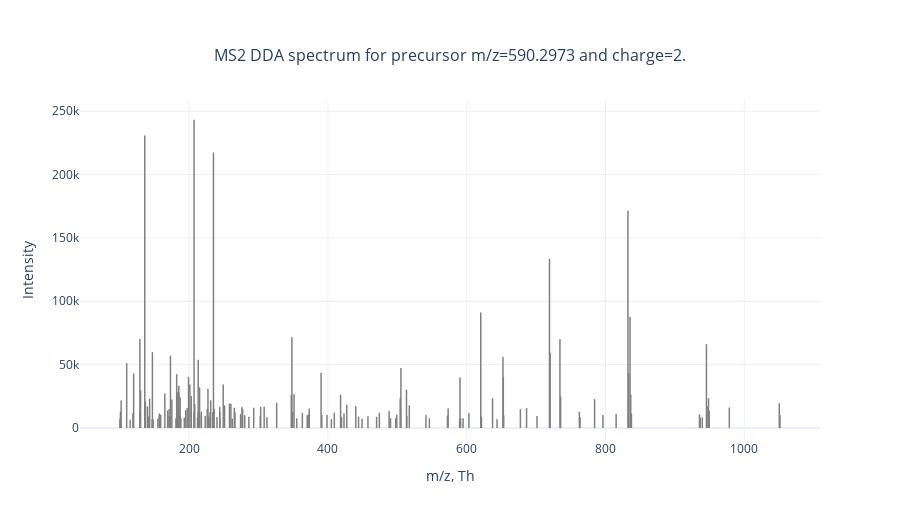

Write notebook code for a chart like this one.
### Code cell
# let's plot the MS2 spectra acquired at 50.0019 min for the precursor m/z = 590.2973
plot_mass_spectra(
    mz_values=df_ms2[df_ms2.scan == 61885].mz_values.values[0], 
    intensity_values=df_ms2[df_ms2.scan == 61885].intensity_values.values[0],
    title=f"MS2 DDA spectrum for precursor m/z={df_ms2[df_ms2.scan == 61885].prec_mono_mz.values[0]} and charge={df_ms2[df_ms2.scan == 61885].prec_charge.values[0]}."
).show(config=utils.config)

### Figure 1 — Plotly figure (JSON) as saved in the notebook; plotly's stock layout.template omitted (floating-point values rounded to 4 significant figures; data arrays with more than 128 entries replaced by an {"elided": "..."} marker saying what was removed)
{"data": [{"hovertemplate": "<b>m/z:</b> %{x};<br><b>Intensity:</b> %{y}.", "marker": {"color": "grey", "size": 1}, "mode": "markers", "name": "", "showlegend": false, "type": "scatter", "x": {"elided": "170 float values"}, "y": {"elided": "170 int values"}}], "layout": {"height": 520, "hovermode": "closest", "legend": {"orientation": "h", "x": 1, "xanchor": "right", "y": 1.01, "yanchor": "bottom"}, "shapes": [{"line": {"color": "grey", "width": 1.5}, "type": "line", "x0": 100.4, "x1": 100.4, "xref": "x", "y0": 0, "y1": 7199, "yref": "y"}, {"line": {"color": "grey", "width": 1.5}, "type": "line", "x0": 101.1, "x1": 101.1, "xref": "x", "y0": 0, "y1": 12615, "yref": "y"}, {"line": {"color": "grey", "width": 1.5}, "type": "line", "x0": 101.1, "x1": 101.1, "xref": "x", "y0": 0, "y1": 6445, "yref": "y"}, {"line": {"color": "grey", "width": 1.5}, "type": "line", "x0": 102.1, "x1": 102.1, "xref": "x", "y0": 0, "y1": 21390, "yref": "y"}, {"line": {"color": "grey", "width": 1.5}, "type": "line", "x0": 110.1, "x1": 110.1, "xref": "x", "y0": 0, "y1": 50917, "yref": "y"}, {"line": {"color": "grey", "width": 1.5}, "type": "line", "x0": 115.1, "x1": 115.1, "xref": "x", "y0": 0, "y1": 6285, "yref": "y"}, {"line": {"color": "grey", "width": 1.5}, "type": "line", "x0": 119.0, "x1": 119.0, "xref": "x", "y0": 0, "y1": 11642, "yref": "y"}, {"line": {"color": "grey", "width": 1.5}, "type": "line", "x0": 120.1, "x1": 120.1, "xref": "x", "y0": 0, "y1": 42710, "yref": "y"}, {"line": {"color": "grey", "width": 1.5}, "type": "line", "x0": 129.1, "x1": 129.1, "xref": "x", "y0": 0, "y1": 12219, "yref": "y"}, {"line": {"color": "grey", "width": 1.5}, "type": "line", "x0": 129.1, "x1": 129.1, "xref": "x", "y0": 0, "y1": 69930, "yref": "y"}, {"line": {"color": "grey", "width": 1.5}, "type": "line", "x0": 130.1, "x1": 130.1, "xref": "x", "y0": 0, "y1": 29630, "yref": "y"}, {"line": {"color": "grey", "width": 1.5}, "type": "line", "x0": 136.1, "x1": 136.1, "xref": "x", "y0": 0, "y1": 11195, "yref": "y"}, {"line": {"color": "grey", "width": 1.5}, "type": "line", "x0": 136.1, "x1": 136.1, "xref": "x", "y0": 0, "y1": 230662, "yref": "y"}, {"line": {"color": "grey", "width": 1.5}, "type": "line", "x0": 137.1, "x1": 137.1, "xref": "x", "y0": 0, "y1": 20749, "yref": "y"}, {"line": {"color": "grey", "width": 1.5}, "type": "line", "x0": 140.1, "x1": 140.1, "xref": "x", "y0": 0, "y1": 16678, "yref": "y"}, {"line": {"color": "grey", "width": 1.5}, "type": "line", "x0": 141.1, "x1": 141.1, "xref": "x", "y0": 0, "y1": 8762, "yref": "y"}, {"line": {"color": "grey", "width": 1.5}, "type": "line", "x0": 143.1, "x1": 143.1, "xref": "x", "y0": 0, "y1": 22936, "yref": "y"}, {"line": {"color": "grey", "width": 1.5}, "type": "line", "x0": 146.7, "x1": 146.7, "xref": "x", "y0": 0, "y1": 6765, "yref": "y"}, {"line": {"color": "grey", "width": 1.5}, "type": "line", "x0": 147.1, "x1": 147.1, "xref": "x", "y0": 0, "y1": 59728, "yref": "y"}, {"line": {"color": "grey", "width": 1.5}, "type": "line", "x0": 148.1, "x1": 148.1, "xref": "x", "y0": 0, "y1": 6422, "yref": "y"}, {"line": {"color": "grey", "width": 1.5}, "type": "line", "x0": 155.1, "x1": 155.1, "xref": "x", "y0": 0, "y1": 7168, "yref": "y"}, {"line": {"color": "grey", "width": 1.5}, "type": "line", "x0": 157.1, "x1": 157.1, "xref": "x", "y0": 0, "y1": 9064, "yref": "y"}, {"line": {"color": "grey", "width": 1.5}, "type": "line", "x0": 157.1, "x1": 157.1, "xref": "x", "y0": 0, "y1": 11202, "yref": "y"}, {"line": {"color": "grey", "width": 1.5}, "type": "line", "x0": 158.1, "x1": 158.1, "xref": "x", "y0": 0, "y1": 8921, "yref": "y"}, {"line": {"color": "grey", "width": 1.5}, "type": "line", "x0": 159.1, "x1": 159.1, "xref": "x", "y0": 0, "y1": 10291, "yref": "y"}, {"line": {"color": "grey", "width": 1.5}, "type": "line", "x0": 165.1, "x1": 165.1, "xref": "x", "y0": 0, "y1": 27072, "yref": "y"}, {"line": {"color": "grey", "width": 1.5}, "type": "line", "x0": 169.1, "x1": 169.1, "xref": "x", "y0": 0, "y1": 13578, "yref": "y"}, {"line": {"color": "grey", "width": 1.5}, "type": "line", "x0": 171.1, "x1": 171.1, "xref": "x", "y0": 0, "y1": 9022, "yref": "y"}, {"line": {"color": "grey", "width": 1.5}, "type": "line", "x0": 171.1, "x1": 171.1, "xref": "x", "y0": 0, "y1": 14628, "yref": "y"}, {"line": {"color": "grey", "width": 1.5}, "type": "line", "x0": 173.1, "x1": 173.1, "xref": "x", "y0": 0, "y1": 8520, "yref": "y"}, {"line": {"color": "grey", "width": 1.5}, "type": "line", "x0": 173.1, "x1": 173.1, "xref": "x", "y0": 0, "y1": 56874, "yref": "y"}, {"line": {"color": "grey", "width": 1.5}, "type": "line", "x0": 175.1, "x1": 175.1, "xref": "x", "y0": 0, "y1": 22173, "yref": "y"}, {"line": {"color": "grey", "width": 1.5}, "type": "line", "x0": 181.1, "x1": 181.1, "xref": "x", "y0": 0, "y1": 7372, "yref": "y"}, {"line": {"color": "grey", "width": 1.5}, "type": "line", "x0": 182.1, "x1": 182.1, "xref": "x", "y0": 0, "y1": 42208, "yref": "y"}, {"line": {"color": "grey", "width": 1.5}, "type": "line", "x0": 183.1, "x1": 183.1, "xref": "x", "y0": 0, "y1": 27900, "yref": "y"}, {"line": {"color": "grey", "width": 1.5}, "type": "line", "x0": 185.1, "x1": 185.1, "xref": "x", "y0": 0, "y1": 33111, "yref": "y"}, {"line": {"color": "grey", "width": 1.5}, "type": "line", "x0": 185.1, "x1": 185.1, "xref": "x", "y0": 0, "y1": 8534, "yref": "y"}, {"line": {"color": "grey", "width": 1.5}, "type": "line", "x0": 185.2, "x1": 185.2, "xref": "x", "y0": 0, "y1": 27786, "yref": "y"}, {"line": {"color": "grey", "width": 1.5}, "type": "line", "x0": 186.1, "x1": 186.1, "xref": "x", "y0": 0, "y1": 9850, "yref": "y"}, {"line": {"color": "grey", "width": 1.5}, "type": "line", "x0": 187.1, "x1": 187.1, "xref": "x", "y0": 0, "y1": 7892, "yref": "y"}, {"line": {"color": "grey", "width": 1.5}, "type": "line", "x0": 187.1, "x1": 187.1, "xref": "x", "y0": 0, "y1": 23993, "yref": "y"}, {"line": {"color": "grey", "width": 1.5}, "type": "line", "x0": 188.1, "x1": 188.1, "xref": "x", "y0": 0, "y1": 7566, "yref": "y"}, {"line": {"color": "grey", "width": 1.5}, "type": "line", "x0": 193.1, "x1": 193.1, "xref": "x", "y0": 0, "y1": 7854, "yref": "y"}, {"line": {"color": "grey", "width": 1.5}, "type": "line", "x0": 195.1, "x1": 195.1, "xref": "x", "y0": 0, "y1": 13809, "yref": "y"}, {"line": {"color": "grey", "width": 1.5}, "type": "line", "x0": 197.1, "x1": 197.1, "xref": "x", "y0": 0, "y1": 15595, "yref": "y"}, {"line": {"color": "grey", "width": 1.5}, "type": "line", "x0": 199.2, "x1": 199.2, "xref": "x", "y0": 0, "y1": 40075, "yref": "y"}, {"line": {"color": "grey", "width": 1.5}, "type": "line", "x0": 201.1, "x1": 201.1, "xref": "x", "y0": 0, "y1": 34114, "yref": "y"}, {"line": {"color": "grey", "width": 1.5}, "type": "line", "x0": 203.1, "x1": 203.1, "xref": "x", "y0": 0, "y1": 25048, "yref": "y"}, {"line": {"color": "grey", "width": 1.5}, "type": "line", "x0": 207.1, "x1": 207.1, "xref": "x", "y0": 0, "y1": 11941, "yref": "y"}, {"line": {"color": "grey", "width": 1.5}, "type": "line", "x0": 207.1, "x1": 207.1, "xref": "x", "y0": 0, "y1": 243072, "yref": "y"}, {"line": {"color": "grey", "width": 1.5}, "type": "line", "x0": 208.1, "x1": 208.1, "xref": "x", "y0": 0, "y1": 18776, "yref": "y"}, {"line": {"color": "grey", "width": 1.5}, "type": "line", "x0": 212.1, "x1": 212.1, "xref": "x", "y0": 0, "y1": 7998, "yref": "y"}, {"line": {"color": "grey", "width": 1.5}, "type": "line", "x0": 213.1, "x1": 213.1, "xref": "x", "y0": 0, "y1": 53708, "yref": "y"}, {"line": {"color": "grey", "width": 1.5}, "type": "line", "x0": 213.2, "x1": 213.2, "xref": "x", "y0": 0, "y1": 12456, "yref": "y"}, {"line": {"color": "grey", "width": 1.5}, "type": "line", "x0": 215.1, "x1": 215.1, "xref": "x", "y0": 0, "y1": 10469, "yref": "y"}, {"line": {"color": "grey", "width": 1.5}, "type": "line", "x0": 215.1, "x1": 215.1, "xref": "x", "y0": 0, "y1": 31717, "yref": "y"}, {"line": {"color": "grey", "width": 1.5}, "type": "line", "x0": 217.7, "x1": 217.7, "xref": "x", "y0": 0, "y1": 12585, "yref": "y"}, {"line": {"color": "grey", "width": 1.5}, "type": "line", "x0": 223.1, "x1": 223.1, "xref": "x", "y0": 0, "y1": 9451, "yref": "y"}, {"line": {"color": "grey", "width": 1.5}, "type": "line", "x0": 226.1, "x1": 226.1, "xref": "x", "y0": 0, "y1": 14835, "yref": "y"}, {"line": {"color": "grey", "width": 1.5}, "type": "line", "x0": 227.1, "x1": 227.1, "xref": "x", "y0": 0, "y1": 9293, "yref": "y"}, {"line": {"color": "grey", "width": 1.5}, "type": "line", "x0": 227.2, "x1": 227.2, "xref": "x", "y0": 0, "y1": 30775, "yref": "y"}, {"line": {"color": "grey", "width": 1.5}, "type": "line", "x0": 228.1, "x1": 228.1, "xref": "x", "y0": 0, "y1": 8481, "yref": "y"}, {"line": {"color": "grey", "width": 1.5}, "type": "line", "x0": 230.1, "x1": 230.1, "xref": "x", "y0": 0, "y1": 7261, "yref": "y"}, {"line": {"color": "grey", "width": 1.5}, "type": "line", "x0": 230.1, "x1": 230.1, "xref": "x", "y0": 0, "y1": 12276, "yref": "y"}, {"line": {"color": "grey", "width": 1.5}, "type": "line", "x0": 231.1, "x1": 231.1, "xref": "x", "y0": 0, "y1": 21675, "yref": "y"}, {"line": {"color": "grey", "width": 1.5}, "type": "line", "x0": 234.0, "x1": 234.0, "xref": "x", "y0": 0, "y1": 7390, "yref": "y"}, {"line": {"color": "grey", "width": 1.5}, "type": "line", "x0": 234.1, "x1": 234.1, "xref": "x", "y0": 0, "y1": 12480, "yref": "y"}, {"line": {"color": "grey", "width": 1.5}, "type": "line", "x0": 235.1, "x1": 235.1, "xref": "x", "y0": 0, "y1": 11155, "yref": "y"}, {"line": {"color": "grey", "width": 1.5}, "type": "line", "x0": 235.1, "x1": 235.1, "xref": "x", "y0": 0, "y1": 217207, "yref": "y"}, {"line": {"color": "grey", "width": 1.5}, "type": "line", "x0": 236.1, "x1": 236.1, "xref": "x", "y0": 0, "y1": 14828, "yref": "y"}, {"line": {"color": "grey", "width": 1.5}, "type": "line", "x0": 240.1, "x1": 240.1, "xref": "x", "y0": 0, "y1": 8463, "yref": "y"}, {"line": {"color": "grey", "width": 1.5}, "type": "line", "x0": 244.1, "x1": 244.1, "xref": "x", "y0": 0, "y1": 12709, "yref": "y"}, {"line": {"color": "grey", "width": 1.5}, "type": "line", "x0": 244.1, "x1": 244.1, "xref": "x", "y0": 0, "y1": 7578, "yref": "y"}, {"line": {"color": "grey", "width": 1.5}, "type": "line", "x0": 244.2, "x1": 244.2, "xref": "x", "y0": 0, "y1": 16274, "yref": "y"}, {"line": {"color": "grey", "width": 1.5}, "type": "line", "x0": 249.2, "x1": 249.2, "xref": "x", "y0": 0, "y1": 34116, "yref": "y"}, {"line": {"color": "grey", "width": 1.5}, "type": "line", "x0": 251.1, "x1": 251.1, "xref": "x", "y0": 0, "y1": 17500, "yref": "y"}, {"line": {"color": "grey", "width": 1.5}, "type": "line", "x0": 258.1, "x1": 258.1, "xref": "x", "y0": 0, "y1": 19026, "yref": "y"}, {"line": {"color": "grey", "width": 1.5}, "type": "line", "x0": 260.2, "x1": 260.2, "xref": "x", "y0": 0, "y1": 18872, "yref": "y"}, {"line": {"color": "grey", "width": 1.5}, "type": "line", "x0": 262.1, "x1": 262.1, "xref": "x", "y0": 0, "y1": 7123, "yref": "y"}, {"line": {"color": "grey", "width": 1.5}, "type": "line", "x0": 265.1, "x1": 265.1, "xref": "x", "y0": 0, "y1": 15707, "yref": "y"}, {"line": {"color": "grey", "width": 1.5}, "type": "line", "x0": 266.1, "x1": 266.1, "xref": "x", "y0": 0, "y1": 12140, "yref": "y"}, {"line": {"color": "grey", "width": 1.5}, "type": "line", "x0": 274.2, "x1": 274.2, "xref": "x", "y0": 0, "y1": 10746, "yref": "y"}, {"line": {"color": "grey", "width": 1.5}, "type": "line", "x0": 276.2, "x1": 276.2, "xref": "x", "y0": 0, "y1": 16309, "yref": "y"}, {"line": {"color": "grey", "width": 1.5}, "type": "line", "x0": 277.2, "x1": 277.2, "xref": "x", "y0": 0, "y1": 14695, "yref": "y"}, {"line": {"color": "grey", "width": 1.5}, "type": "line", "x0": 280.2, "x1": 280.2, "xref": "x", "y0": 0, "y1": 9852, "yref": "y"}, {"line": {"color": "grey", "width": 1.5}, "type": "line", "x0": 286.1, "x1": 286.1, "xref": "x", "y0": 0, "y1": 8558, "yref": "y"}, {"line": {"color": "grey", "width": 1.5}, "type": "line", "x0": 293.1, "x1": 293.1, "xref": "x", "y0": 0, "y1": 15753, "yref": "y"}, {"line": {"color": "grey", "width": 1.5}, "type": "line", "x0": 302.5, "x1": 302.5, "xref": "x", "y0": 0, "y1": 9371, "yref": "y"}, {"line": {"color": "grey", "width": 1.5}, "type": "line", "x0": 303.2, "x1": 303.2, "xref": "x", "y0": 0, "y1": 16534, "yref": "y"}, {"line": {"color": "grey", "width": 1.5}, "type": "line", "x0": 308.2, "x1": 308.2, "xref": "x", "y0": 0, "y1": 16457, "yref": "y"}, {"line": {"color": "grey", "width": 1.5}, "type": "line", "x0": 312.2, "x1": 312.2, "xref": "x", "y0": 0, "y1": 8245, "yref": "y"}, {"line": {"color": "grey", "width": 1.5}, "type": "line", "x0": 326.2, "x1": 326.2, "xref": "x", "y0": 0, "y1": 19631, "yref": "y"}, {"line": {"color": "grey", "width": 1.5}, "type": "line", "x0": 347.2, "x1": 347.2, "xref": "x", "y0": 0, "y1": 25900, "yref": "y"}, {"line": {"color": "grey", "width": 1.5}, "type": "line", "x0": 348.2, "x1": 348.2, "xref": "x", "y0": 0, "y1": 71486, "yref": "y"}, {"line": {"color": "grey", "width": 1.5}, "type": "line", "x0": 349.2, "x1": 349.2, "xref": "x", "y0": 0, "y1": 12359, "yref": "y"}, {"line": {"color": "grey", "width": 1.5}, "type": "line", "x0": 351.2, "x1": 351.2, "xref": "x", "y0": 0, "y1": 26372, "yref": "y"}, {"line": {"color": "grey", "width": 1.5}, "type": "line", "x0": 355.2, "x1": 355.2, "xref": "x", "y0": 0, "y1": 7392, "yref": "y"}, {"line": {"color": "grey", "width": 1.5}, "type": "line", "x0": 363.2, "x1": 363.2, "xref": "x", "y0": 0, "y1": 11748, "yref": "y"}, {"line": {"color": "grey", "width": 1.5}, "type": "line", "x0": 370.2, "x1": 370.2, "xref": "x", "y0": 0, "y1": 9874, "yref": "y"}, {"line": {"color": "grey", "width": 1.5}, "type": "line", "x0": 372.2, "x1": 372.2, "xref": "x", "y0": 0, "y1": 10762, "yref": "y"}, {"line": {"color": "grey", "width": 1.5}, "type": "line", "x0": 373.2, "x1": 373.2, "xref": "x", "y0": 0, "y1": 15173, "yref": "y"}, {"line": {"color": "grey", "width": 1.5}, "type": "line", "x0": 390.2, "x1": 390.2, "xref": "x", "y0": 0, "y1": 43336, "yref": "y"}, {"line": {"color": "grey", "width": 1.5}, "type": "line", "x0": 391.2, "x1": 391.2, "xref": "x", "y0": 0, "y1": 10068, "yref": "y"}, {"line": {"color": "grey", "width": 1.5}, "type": "line", "x0": 398.7, "x1": 398.7, "xref": "x", "y0": 0, "y1": 10054, "yref": "y"}, {"line": {"color": "grey", "width": 1.5}, "type": "line", "x0": 405.1, "x1": 405.1, "xref": "x", "y0": 0, "y1": 6874, "yref": "y"}, {"line": {"color": "grey", "width": 1.5}, "type": "line", "x0": 409.2, "x1": 409.2, "xref": "x", "y0": 0, "y1": 11911, "yref": "y"}, {"line": {"color": "grey", "width": 1.5}, "type": "line", "x0": 418.3, "x1": 418.3, "xref": "x", "y0": 0, "y1": 26067, "yref": "y"}, {"line": {"color": "grey", "width": 1.5}, "type": "line", "x0": 419.3, "x1": 419.3, "xref": "x", "y0": 0, "y1": 8397, "yref": "y"}, {"line": {"color": "grey", "width": 1.5}, "type": "line", "x0": 419.7, "x1": 419.7, "xref": "x", "y0": 0, "y1": 8295, "yref": "y"}, {"line": {"color": "grey", "width": 1.5}, "type": "line", "x0": 423.2, "x1": 423.2, "xref": "x", "y0": 0, "y1": 11501, "yref": "y"}, {"line": {"color": "grey", "width": 1.5}, "type": "line", "x0": 427.2, "x1": 427.2, "xref": "x", "y0": 0, "y1": 18172, "yref": "y"}, {"line": {"color": "grey", "width": 1.5}, "type": "line", "x0": 440.2, "x1": 440.2, "xref": "x", "y0": 0, "y1": 16886, "yref": "y"}, {"line": {"color": "grey", "width": 1.5}, "type": "line", "x0": 444.2, "x1": 444.2, "xref": "x", "y0": 0, "y1": 8766, "yref": "y"}, {"line": {"color": "grey", "width": 1.5}, "type": "line", "x0": 449.2, "x1": 449.2, "xref": "x", "y0": 0, "y1": 7013, "yref": "y"}, {"line": {"color": "grey", "width": 1.5}, "type": "line", "x0": 457.7, "x1": 457.7, "xref": "x", "y0": 0, "y1": 9071, "yref": "y"}, {"line": {"color": "grey", "width": 1.5}, "type": "line", "x0": 470.2, "x1": 470.2, "xref": "x", "y0": 0, "y1": 8561, "yref": "y"}, {"line": {"color": "grey", "width": 1.5}, "type": "line", "x0": 474.2, "x1": 474.2, "xref": "x", "y0": 0, "y1": 11755, "yref": "y"}, {"line": {"color": "grey", "width": 1.5}, "type": "line", "x0": 488.2, "x1": 488.2, "xref": "x", "y0": 0, "y1": 13111, "yref": "y"}, {"line": {"color": "grey", "width": 1.5}, "type": "line", "x0": 490.2, "x1": 490.2, "xref": "x", "y0": 0, "y1": 7671, "yref": "y"}, {"line": {"color": "grey", "width": 1.5}, "type": "line", "x0": 497.7, "x1": 497.7, "xref": "x", "y0": 0, "y1": 7382, "yref": "y"}, {"line": {"color": "grey", "width": 1.5}, "type": "line", "x0": 499.2, "x1": 499.2, "xref": "x", "y0": 0, "y1": 10224, "yref": "y"}, {"line": {"color": "grey", "width": 1.5}, "type": "line", "x0": 504.2, "x1": 504.2, "xref": "x", "y0": 0, "y1": 23157, "yref": "y"}, {"line": {"color": "grey", "width": 1.5}, "type": "line", "x0": 504.7, "x1": 504.7, "xref": "x", "y0": 0, "y1": 16337, "yref": "y"}, {"line": {"color": "grey", "width": 1.5}, "type": "line", "x0": 505.2, "x1": 505.2, "xref": "x", "y0": 0, "y1": 47149, "yref": "y"}, {"line": {"color": "grey", "width": 1.5}, "type": "line", "x0": 513.2, "x1": 513.2, "xref": "x", "y0": 0, "y1": 30054, "yref": "y"}, {"line": {"color": "grey", "width": 1.5}, "type": "line", "x0": 513.8, "x1": 513.8, "xref": "x", "y0": 0, "y1": 9378, "yref": "y"}, {"line": {"color": "grey", "width": 1.5}, "type": "line", "x0": 517.3, "x1": 517.3, "xref": "x", "y0": 0, "y1": 17609, "yref": "y"}, {"line": {"color": "grey", "width": 1.5}, "type": "line", "x0": 541.3, "x1": 541.3, "xref": "x", "y0": 0, "y1": 10011, "yref": "y"}, {"line": {"color": "grey", "width": 1.5}, "type": "line", "x0": 546.2, "x1": 546.2, "xref": "x", "y0": 0, "y1": 7359, "yref": "y"}, {"line": {"color": "grey", "width": 1.5}, "type": "line", "x0": 572.3, "x1": 572.3, "xref": "x", "y0": 0, "y1": 9580, "yref": "y"}, {"line": {"color": "grey", "width": 1.5}, "type": "line", "x0": 573.3, "x1": 573.3, "xref": "x", "y0": 0, "y1": 15261, "yref": "y"}, {"line": {"color": "grey", "width": 1.5}, "type": "line", "x0": 589.8, "x1": 589.8, "xref": "x", "y0": 0, "y1": 6798, "yref": "y"}, {"line": {"color": "grey", "width": 1.5}, "type": "line", "x0": 590.3, "x1": 590.3, "xref": "x", "y0": 0, "y1": 39644, "yref": "y"}, {"line": {"color": "grey", "width": 1.5}, "type": "line", "x0": 591.3, "x1": 591.3, "xref": "x", "y0": 0, "y1": 7251, "yref": "y"}, {"line": {"color": "grey", "width": 1.5}, "type": "line", "x0": 594.8, "x1": 594.8, "xref": "x", "y0": 0, "y1": 7486, "yref": "y"}, {"line": {"color": "grey", "width": 1.5}, "type": "line", "x0": 603.2, "x1": 603.2, "xref": "x", "y0": 0, "y1": 11672, "yref": "y"}, {"line": {"color": "grey", "width": 1.5}, "type": "line", "x0": 620.3, "x1": 620.3, "xref": "x", "y0": 0, "y1": 90886, "yref": "y"}, {"line": {"color": "grey", "width": 1.5}, "type": "line", "x0": 621.2, "x1": 621.2, "xref": "x", "y0": 0, "y1": 8742, "yref": "y"}, {"line": {"color": "grey", "width": 1.5}, "type": "line", "x0": 637.3, "x1": 637.3, "xref": "x", "y0": 0, "y1": 23182, "yref": "y"}, {"line": {"color": "grey", "width": 1.5}, "type": "line", "x0": 643.8, "x1": 643.8, "xref": "x", "y0": 0, "y1": 6733, "yref": "y"}, {"line": {"color": "grey", "width": 1.5}, "type": "line", "x0": 652.3, "x1": 652.3, "xref": "x", "y0": 0, "y1": 55852, "yref": "y"}, {"line": {"color": "grey", "width": 1.5}, "type": "line", "x0": 652.8, "x1": 652.8, "xref": "x", "y0": 0, "y1": 39821, "yref": "y"}, {"line": {"color": "grey", "width": 1.5}, "type": "line", "x0": 653.3, "x1": 653.3, "xref": "x", "y0": 0, "y1": 9779, "yref": "y"}, {"line": {"color": "grey", "width": 1.5}, "type": "line", "x0": 677.4, "x1": 677.4, "xref": "x", "y0": 0, "y1": 14654, "yref": "y"}, {"line": {"color": "grey", "width": 1.5}, "type": "line", "x0": 686.3, "x1": 686.3, "xref": "x", "y0": 0, "y1": 15633, "yref": "y"}, {"line": {"color": "grey", "width": 1.5}, "type": "line", "x0": 701.3, "x1": 701.3, "xref": "x", "y0": 0, "y1": 9282, "yref": "y"}, {"line": {"color": "grey", "width": 1.5}, "type": "line", "x0": 719.3, "x1": 719.3, "xref": "x", "y0": 0, "y1": 133432, "yref": "y"}, {"line": {"color": "grey", "width": 1.5}, "type": "line", "x0": 720.3, "x1": 720.3, "xref": "x", "y0": 0, "y1": 58992, "yref": "y"}, {"line": {"color": "grey", "width": 1.5}, "type": "line", "x0": 734.4, "x1": 734.4, "xref": "x", "y0": 0, "y1": 69794, "yref": "y"}, {"line": {"color": "grey", "width": 1.5}, "type": "line", "x0": 735.4, "x1": 735.4, "xref": "x", "y0": 0, "y1": 24616, "yref": "y"}, {"line": {"color": "grey", "width": 1.5}, "type": "line", "x0": 762.4, "x1": 762.4, "xref": "x", "y0": 0, "y1": 12645, "yref": "y"}, {"line": {"color": "grey", "width": 1.5}, "type": "line", "x0": 763.4, "x1": 763.4, "xref": "x", "y0": 0, "y1": 8548, "yref": "y"}, {"line": {"color": "grey", "width": 1.5}, "type": "line", "x0": 784.3, "x1": 784.3, "xref": "x", "y0": 0, "y1": 22555, "yref": "y"}, {"line": {"color": "grey", "width": 1.5}, "type": "line", "x0": 796.4, "x1": 796.4, "xref": "x", "y0": 0, "y1": 10080, "yref": "y"}, {"line": {"color": "grey", "width": 1.5}, "type": "line", "x0": 815.4, "x1": 815.4, "xref": "x", "y0": 0, "y1": 10898, "yref": "y"}, {"line": {"color": "grey", "width": 1.5}, "type": "line", "x0": 832.4, "x1": 832.4, "xref": "x", "y0": 0, "y1": 171181, "yref": "y"}, {"line": {"color": "grey", "width": 1.5}, "type": "line", "x0": 833.4, "x1": 833.4, "xref": "x", "y0": 0, "y1": 43006, "yref": "y"}, {"line": {"color": "grey", "width": 1.5}, "type": "line", "x0": 835.4, "x1": 835.4, "xref": "x", "y0": 0, "y1": 87336, "yref": "y"}, {"line": {"color": "grey", "width": 1.5}, "type": "line", "x0": 836.4, "x1": 836.4, "xref": "x", "y0": 0, "y1": 26311, "yref": "y"}, {"line": {"color": "grey", "width": 1.5}, "type": "line", "x0": 837.4, "x1": 837.4, "xref": "x", "y0": 0, "y1": 11214, "yref": "y"}, {"line": {"color": "grey", "width": 1.5}, "type": "line", "x0": 935.5, "x1": 935.5, "xref": "x", "y0": 0, "y1": 10441, "yref": "y"}, {"line": {"color": "grey", "width": 1.5}, "type": "line", "x0": 936.5, "x1": 936.5, "xref": "x", "y0": 0, "y1": 7889, "yref": "y"}, {"line": {"color": "grey", "width": 1.5}, "type": "line", "x0": 939.4, "x1": 939.4, "xref": "x", "y0": 0, "y1": 8052, "yref": "y"}, {"line": {"color": "grey", "width": 1.5}, "type": "line", "x0": 945.5, "x1": 945.5, "xref": "x", "y0": 0, "y1": 66036, "yref": "y"}, {"line": {"color": "grey", "width": 1.5}, "type": "line", "x0": 946.5, "x1": 946.5, "xref": "x", "y0": 0, "y1": 16686, "yref": "y"}, {"line": {"color": "grey", "width": 1.5}, "type": "line", "x0": 948.5, "x1": 948.5, "xref": "x", "y0": 0, "y1": 23359, "yref": "y"}, {"line": {"color": "grey", "width": 1.5}, "type": "line", "x0": 949.5, "x1": 949.5, "xref": "x", "y0": 0, "y1": 13301, "yref": "y"}, {"line": {"color": "grey", "width": 1.5}, "type": "line", "x0": 978.5, "x1": 978.5, "xref": "x", "y0": 0, "y1": 15929, "yref": "y"}, {"line": {"color": "grey", "width": 1.5}, "type": "line", "x0": 1051.0, "x1": 1051.0, "xref": "x", "y0": 0, "y1": 19293, "yref": "y"}, {"line": {"color": "grey", "width": 1.5}, "type": "line", "x0": 1052.0, "x1": 1052.0, "xref": "x", "y0": 0, "y1": 9851, "yref": "y"}], "title": {"font": {"size": 16}, "text": "MS2 DDA spectrum for precursor m/z=590.2973 and charge=2.", "x": 0.5, "xanchor": "center", "yanchor": "top"}, "xaxis": {"title": {"text": "m/z, Th"}}, "yaxis": {"title": {"text": "Intensity"}}}}
